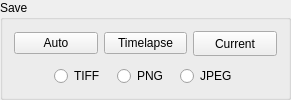
      <widget class="QGroupBox" name="grp_save">
       <property name="title">
        <string>Save</string>
       </property>
       <layout class="QVBoxLayout" name="verticalLayout_7">
        <item>
         <layout class="QHBoxLayout" name="horizontalLayout_11">
          <item>
           <widget class="QPushButton" name="btn_save_on_stop">
            <property name="toolTip">
             <string>On session stop, save the latest result in a timestamped file</string>
            </property>
            <property name="statusTip">
             <string>On session stop, save result in timestamped file</string>
            </property>
            <property name="text">
             <string>Auto</string>
            </property>
            <property name="checkable">
             <bool>true</bool>
            </property>
           </widget>
          </item>
          <item>
           <widget class="QPushButton" name="btn_save_every_image">
            <property name="toolTip">
             <string>Save every new result in a timestamped file</string>
            </property>
            <property name="statusTip">
             <string>Save every new result in a timestamped file</string>
            </property>
            <property name="text">
             <string>Timelapse</string>
            </property>
            <property name="checkable">
             <bool>true</bool>
            </property>
           </widget>
          </item>
          <item>
           <widget class="QPushButton" name="btn_save">
            <property name="maximumSize">
             <size>
              <width>16777215</width>
              <height>30</height>
             </size>
            </property>
            <property name="toolTip">
             <string>Save the current result in a timestamped file</string>
            </property>
            <property name="statusTip">
             <string>Save the current result in a timestamped file</string>
            </property>
            <property name="text">
             <string>Current</string>
            </property>
            <property name="shortcut">
             <string>D</string>
            </property>
           </widget>
          </item>
         </layout>
        </item>
        <item>
         <layout class="QHBoxLayout" name="horizontalLayout_5">
          <property name="spacing">
           <number>12</number>
          </property>
          <property name="topMargin">
           <number>4</number>
          </property>
          <property name="bottomMargin">
           <number>0</number>
          </property>
          <item>
           <spacer name="horizontalSpacer_4">
            <property name="orientation">
             <enum>Qt::Horizontal</enum>
            </property>
            <property name="sizeHint" stdset="0">
             <size>
              <width>40</width>
              <height>20</height>
             </size>
            </property>
           </spacer>
          </item>
          <item>
           <widget class="QRadioButton" name="radio_save_tiff">
            <property name="toolTip">
             <string>Save images as TIFF</string>
            </property>
            <property name="statusTip">
             <string>Save images as TIFF</string>
            </property>
            <property name="text">
             <string>TIFF</string>
            </property>
           </widget>
          </item>
          <item>
           <widget class="QRadioButton" name="radio_save_png">
            <property name="toolTip">
             <string>Save images as PNG</string>
            </property>
            <property name="statusTip">
             <string>Save images as PNG</string>
            </property>
            <property name="text">
             <string>PNG</string>
            </property>
           </widget>
          </item>
          <item>
           <widget class="QRadioButton" name="radio_save_jpeg">
            <property name="toolTip">
             <string>Save images as JPEG</string>
            </property>
            <property name="statusTip">
             <string>Save images as JPEG</string>
            </property>
            <property name="text">
             <string>JPEG</string>
            </property>
           </widget>
          </item>
          <item>
           <spacer name="horizontalSpacer_3">
            <property name="orientation">
             <enum>Qt::Horizontal</enum>
            </property>
            <property name="sizeHint" stdset="0">
             <size>
              <width>40</width>
              <height>20</height>
             </size>
            </property>
           </spacer>
          </item>
         </layout>
        </item>
       </layout>
      </widget>
